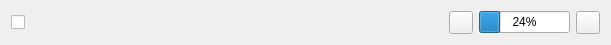
<?xml version="1.0" encoding="UTF-8"?>
<ui version="4.0">
 <class>TemplateItemWidget</class>
 <widget class="QWidget" name="TemplateItemWidget">
  <property name="geometry">
   <rect>
    <x>0</x>
    <y>0</y>
    <width>611</width>
    <height>43</height>
   </rect>
  </property>
  <property name="windowTitle">
   <string>Form</string>
  </property>
  <layout class="QHBoxLayout" name="horizontalLayout">
   <item>
    <widget class="QCheckBox" name="downloadOption">
     <property name="sizePolicy">
      <sizepolicy hsizetype="Fixed" vsizetype="Fixed">
       <horstretch>0</horstretch>
       <verstretch>0</verstretch>
      </sizepolicy>
     </property>
     <property name="checked">
      <bool>false</bool>
     </property>
    </widget>
   </item>
   <item>
    <widget class="QLabel" name="urlLabel">
     <property name="sizePolicy">
      <sizepolicy hsizetype="MinimumExpanding" vsizetype="Preferred">
       <horstretch>0</horstretch>
       <verstretch>0</verstretch>
      </sizepolicy>
     </property>
    </widget>
   </item>
   <item>
    <widget class="QToolButton" name="currentDownload">
     <property name="icon">
      <iconset resource="resources/resources.qrc">
       <normaloff>:/images/actions/edit-download.svg</normaloff>:/images/actions/edit-download.svg</iconset>
     </property>
    </widget>
   </item>
   <item>
    <widget class="QProgressBar" name="progress">
     <property name="sizePolicy">
      <sizepolicy hsizetype="Preferred" vsizetype="Fixed">
       <horstretch>0</horstretch>
       <verstretch>0</verstretch>
      </sizepolicy>
     </property>
     <property name="value">
      <number>24</number>
     </property>
    </widget>
   </item>
   <item>
    <widget class="QToolButton" name="deleteFile">
     <property name="icon">
      <iconset resource="resources/resources.qrc">
       <normaloff>:/images/actions/list-remove.svg</normaloff>:/images/actions/list-remove.svg</iconset>
     </property>
    </widget>
   </item>
  </layout>
 </widget>
 <resources>
  <include location="resources/resources.qrc"/>
 </resources>
 <connections/>
</ui>
